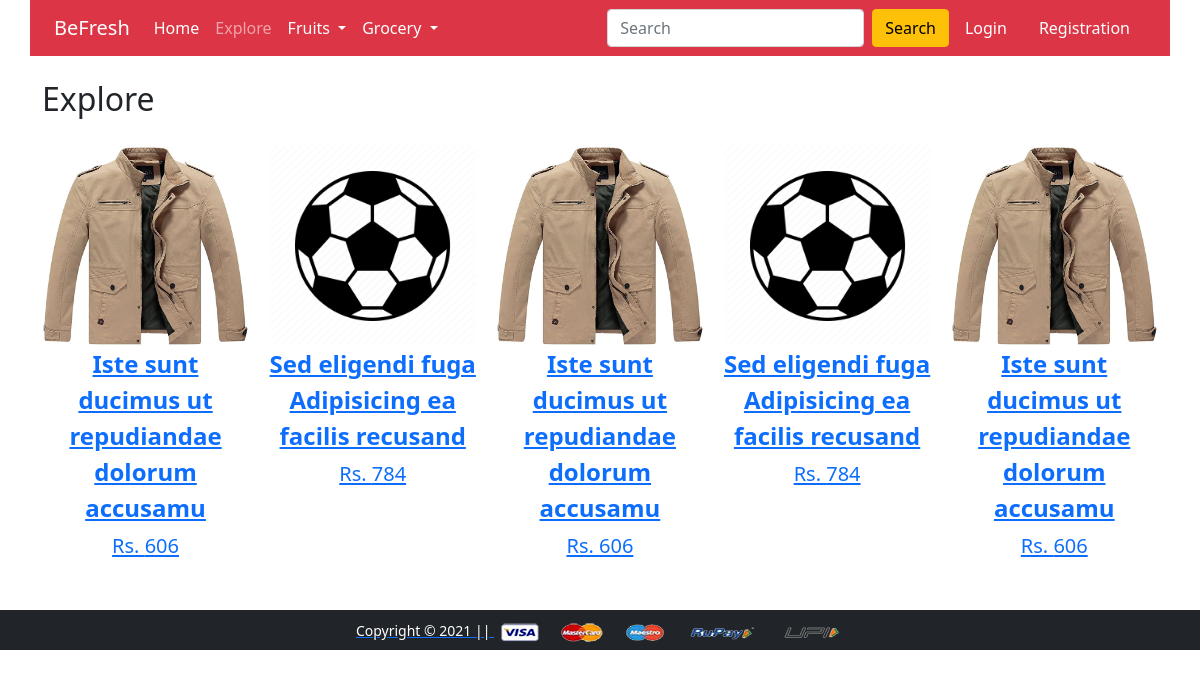
/explore/, run on the app's committed database.
### app/models.py (models this page shows, shortened)
class Product(models.Model):
    id = models.AutoField(primary_key=True)
    title = models.CharField(max_length=50)
    short_description = models.TextField()
    long_description = models.TextField(default='')
    thumnail_image = models.ImageField(upload_to='images/product')
    price = models.IntegerField()
    status=models.BooleanField(default=False)

### app/views.py (the view)
# urls.py: path('explore/', views.explore, name='explore'),
def explore(request):
    products = Product.objects.all()
    try:
        cart = Cart.objects.filter(user=request.user)
        context = {'products':products, 'cart_quantity':len(cart)}
        return render(request, 'app/explore.html', context)
    except TypeError:
        context = {'products':products}
        return render(request, 'app/explore.html', context)

### templates/app/explore.html (shortened to what this page needs)
{% extends 'app/base.html' %}
{% load static %}
    {% block main-content %}
<div class="mt-4 container">
 <h2>Explore</h2>
 <div class="owl-carousel" id="slider2">
 {% for product in products %}
  <a href='/product/{{product.id}}'><div class="item"><img src="{{ product.thumnail_image.url }}" alt="" height="200px"><span class="fw-bold">{{ product.title }}</span><br><span class="fs-5">Rs. {{product.price}}</span></div></aa>
 {% endfor %}
 </div>
</div>
 {% endblock main-content %}

### templates/app/base.html (shortened to what this page needs)
<!doctype html>
{% load static %}
<html lang="en">
  <head>
    <link href="https://cdn.jsdelivr.net/npm/bootstrap@5.0.0-beta1/dist/css/bootstrap.min.css" rel="stylesheet">
    <link rel="stylesheet" href="{% static 'app/css/owl.carousel.min.css' %}">
    <link rel="stylesheet" href="{% static 'app/css/all.min.css' %}">
    <link rel="stylesheet" href="{% static 'app/css/style.css' %}">
  </head>
  <body>
    <nav class="navbar container navbar-expand-lg navbar-dark bg-danger">
     <div class="container">
       <a class="navbar-brand" href="/">BeFresh</a>
       <div class="collapse navbar-collapse" id="navbarSupportedContent">
         <ul class="navbar-nav me-auto mb-2 mb-lg-0">
           <li class="nav-item">
             <a class="nav-link active" aria-current="page" href="/">Home</a>
           </li>
<li class="nav-item">
             <a class="nav-link" href="/explore">Explore</a>
           </li>
           <li class="nav-item dropdown">
             <a class="nav-link dropdown-toggle text-white" href="#" id="electronicsDropdown" role="button" data-bs-toggle="dropdown" aria-expanded="false">
               Fruits
             </a>
           </li>
           <li class="nav-item dropdown">
             <a class="nav-link dropdown-toggle text-white" href="#" id="fashionDropdown" role="button" data-bs-toggle="dropdown" aria-expanded="false">
               Grocery
             </a>
           </li>
         </ul>
        <form class="d-flex">
           <input class="form-control me-2" type="search" placeholder="Search" aria-label="Search">
           <button class="btn btn-warning" type="submit">Search</button>
         </form>
         <div>
          <ul class="navbar-nav me-auto mb-2 mb-lg-0">
         {% if user.is_authenticated %}
           <li class="nav-item dropdown mx-2">
              <a class="nav-link dropdown-toggle text-white" href="#" id="profileDropdown" role="button" data-bs-toggle="dropdown" aria-expanded="false">
                {{user.username}}
              </a>
              <ul class="dropdown-menu" aria-labelledby="profileDropdown">
                <li><a class="dropdown-item" href="{% url 'profile' %}">Profile</a></li>
                <li><a class="dropdown-item" href="{% url 'orders' %}">Orders</a></li>
                <li><a class="dropdown-item" href="{% url 'forgetpassword' %}">Change Password</a></li>
                <li><a class="dropdown-item" href="#">Logout</a></li>
              </ul>
            </li>
            <li class="nav-item mx-2">
             <a href="{% url 'cart' %}" class="nav-link text-white"><span class="badge bg-danger">{{cart_quantity}}</span> Cart </a>
            </li>
            {% else %}
            <li class="nav-item mx-2">
             <a href="{% url 'login' %}" class="nav-link text-white">Login</a>
            </li>
            <li class="nav-item mx-2">
             <a href="{% url 'customerregistration' %}" class="nav-link text-white">Registration</a>
            </li>
            {% endif %}
          </ul>
         </div>
       </div>
     </div>
    </nav>
    {% block main-content %} {% endblock main-content %}
    <footer class="container-fluid bg-dark text-center p-2 mt-5">
        <small class="text-white">Copyright &copy; 2021 || </small>
        <img src="{% static 'app/images/payment.png' %}" alt="" srcset="" class="img-fluid" height="2px">
    </footer>
  </body>
</html>

### app/static/app/css/style.css (style rules this page uses)
.owl-carousel .item { font-size: 24px; text-align: center; margin-top: 20px;; }

### data on the page
Product: thumnail_image (picture), title "Iste sunt ducimus ut repudiandae dolorum accusamu", price "606"
Product: thumnail_image (picture), title "Sed eligendi fuga Adipisicing ea facilis recusand", price "784"
